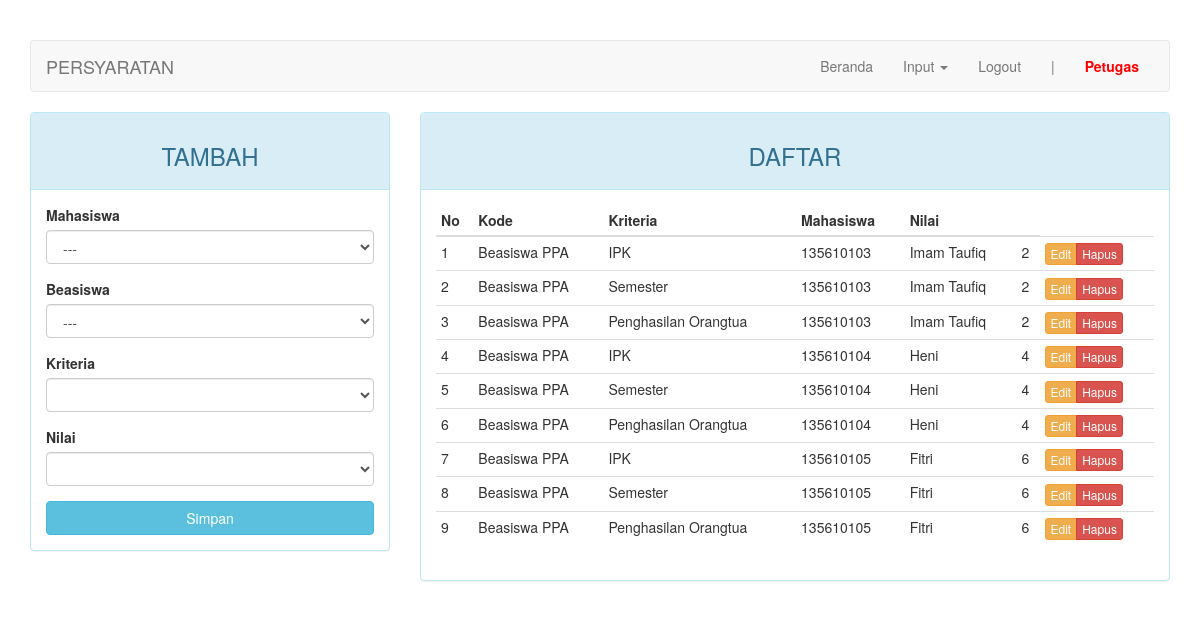
Before: /index.php?page=nilai (signed in) with the older database file.
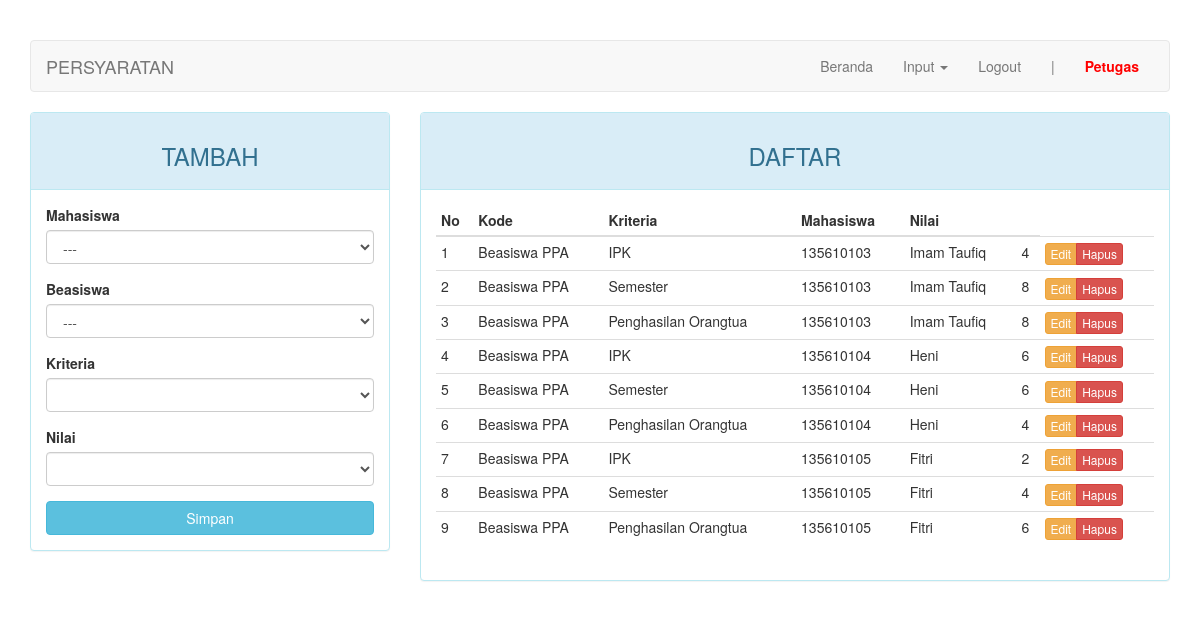
After: the same page with the newer database file.
### tables this page shows
CREATE TABLE `nilai` (
  `kd_nilai` int(11) NOT NULL,
  `kd_beasiswa` int(11) DEFAULT NULL,
  `kd_kriteria` int(11) NOT NULL,
  `nim` char(9) NOT NULL,
  `nilai` float DEFAULT NULL
);

CREATE TABLE `beasiswa` (
  `kd_beasiswa` int(11) NOT NULL,
  `nama` varchar(50) DEFAULT NULL
);

CREATE TABLE `kriteria` (
  `kd_kriteria` int(11) NOT NULL,
  `kd_beasiswa` int(11) NOT NULL,
  `nama` varchar(50) DEFAULT NULL,
  `sifat` enum('min','max') DEFAULT NULL
);

CREATE TABLE `mahasiswa` (
  `nim` char(9) NOT NULL,
  `nama` varchar(30) NOT NULL,
  `alamat` varchar(100) DEFAULT NULL,
  `jenis_kelamin` enum('Laki-laki','Perempuan') DEFAULT NULL,
  `tahun_mengajukan` char(4) NOT NULL
);

### page/nilai.php (the view, shortened to what this page needs)
<?php
$update = (isset($_GET['action']) AND $_GET['action'] == 'update') ? true : false;
?>
<div class="row">
	<div class="col-md-4">
	    <div class="panel panel-<?= ($update) ? "warning" : "info" ?>">
	        <div class="panel-heading"><h3 class="text-center"><?= ($update) ? "EDIT" : "TAMBAH" ?></h3></div>
	        <div class="panel-body">
	            <form action="<?=$_SERVER['REQUEST_URI']?>" method="POST">
									<div class="form-group">
										<label for="nim">Mahasiswa</label>
										<select class="form-control" name="nim">
											<option>---</option>
										</select>
									</div>
									<div class="form-group">
	                  <label for="kd_beasiswa">Beasiswa</label>
										<select class="form-control" name="kd_beasiswa" id="beasiswa">
											<option>---</option>
										</select>
									</div>
									<div class="form-group">
	                  <label for="kd_kriteria">Kriteria</label>
										<select class="form-control" name="kd_kriteria" id="kriteria"></select>
									</div>
	                <div class="form-group">
		                  <label for="nilai">Nilai</label>
											<select class="form-control" name="nilai" id="nilai"></select>
	                </div>
	                <button type="submit" class="btn btn-<?= ($update) ? "warning" : "info" ?> btn-block">Simpan</button>
	            </form>
	        </div>
	    </div>
	</div>
	<div class="col-md-8">
	    <div class="panel panel-info">
	        <div class="panel-heading"><h3 class="text-center">DAFTAR</h3></div>
	        <div class="panel-body">
	            <table class="table table-condensed">
	                <thead>
	                    <tr>
	                        <th>No</th>
	                        <th>Kode</th>
	                        <th>Kriteria</th>
	                        <th>Mahasiswa</th>
	                        <th>Nilai</th>
	                        <th></th>
	                    </tr>
	                </thead>
	                <tbody>
	                    <?php $no = 1; ?>
	                    <?php if ($query = $connection->query("SELECT a.kd_nilai, c.nama AS nama_beasiswa, b.nama AS nama_kriteria, d.nim, d.nama AS nama_mahasiswa, a.nilai FROM nilai a JOIN kriteria b ON a.kd_kriteria=b.kd_kriteria JOIN beasiswa c ON a.kd_beasiswa=c.kd_beasiswa JOIN mahasiswa d ON d.nim=a.nim")): ?>
	                        <?php while($row = $query->fetch_assoc()): ?>
	                        <tr>
	                            <td><?=$no++?></td>
	                            <td><?=$row['nama_beasiswa']?></td>
	                            <td><?=$row['nama_kriteria']?></td>
	                            <td><?=$row['nim']?></td>
	                            <td><?=$row['nama_mahasiswa']?></td>
	                            <td><?=$row['nilai']?></td>
	                            <td>
	                                <div class="btn-group">
	                                    <a href="?page=nilai&action=update&key=<?=$row['kd_nilai']?>" class="btn btn-warning btn-xs">Edit</a>
	                                    <a href="?page=nilai&action=delete&key=<?=$row['kd_nilai']?>" class="btn btn-danger btn-xs">Hapus</a>
	                                </div>
	                            </td>
	                        </tr>
	                        <?php endwhile ?>
	                    <?php endif ?>
	                </tbody>
	            </table>
	        </div>
	    </div>
	</div>
</div>

### index.php (shortened to what this page needs)
<?php
require_once "config.php";
?>
<!DOCTYPE html>
<html lang="en">
<head>
    <link rel="stylesheet" href="assets/css/bootstrap.min.css">
</head>
<body>
    <div class="container">
        <nav class="navbar navbar-default">
            <div class="container-fluid">
                <div class="navbar-header">
                    <a class="navbar-brand" href="#"><?php $str = (isset($_GET["page"])) ? (($_GET["page"] == "nilai") ? "persyaratan" : $_GET["page"]) : "home"; echo strtoupper($str)?></a>
                </div>
                <div class="collapse navbar-collapse" id="bs-example-navbar-collapse-1">
                    <ul class="nav navbar-nav navbar-right">
                        <li><a href="?page=home">Beranda <span class="sr-only">(current)</span></a></li>
                        <?php if ($_SESSION["as"] == "puket"): ?>
                          <li class="dropdown">
                            <a href="#" class="dropdown-toggle" style="font-weight: bold; color: green;" data-toggle="dropdown" role="button" aria-haspopup="true" aria-expanded="false">Perhitungan <span class="caret"></span></a>
                            <ul class="dropdown-menu">
                              <?php $query = $connection->query("SELECT * FROM beasiswa"); while ($row = $query->fetch_assoc()): ?>
                                <li><a href="?page=perhitungan&beasiswa=<?=$row["kd_beasiswa"]?>"><?=$row["nama"]?></a></li>
                              <?php endwhile; ?>
                            </ul>
                          </li>
                          <li class="dropdown">
                            <a href="#" class="dropdown-toggle" data-toggle="dropdown" role="button" aria-haspopup="true" aria-expanded="false">Input <span class="caret"></span></a>
                            <ul class="dropdown-menu">
                              <li><a href="?page=beasiswa">Data Beasiswa</a></li>
                              <li class="divider"></li>
                              <li><a href="?page=kriteria">Kriteria</a></li>
                              <li><a href="?page=model">Model</a></li>
                              <li><a href="?page=penilaian">Penilaian</a></li>
                            </ul>
                          </li>
                          <li class="dropdown">
                            <a href="#" class="dropdown-toggle" data-toggle="dropdown" role="button" aria-haspopup="true" aria-expanded="false">Laporan <span class="caret"></span></a>
                            <ul class="dropdown-menu">
                              <li><a href="?page=lap_perbeasiswa">Per Beasiswa</a></li>
                              <li><a href="?page=lap_permahasiswa">Per Mahasiswa</a></li>
                              <li><a href="?page=lap_seluruh">Seluruh Mahasiswa</a></li>
                              <li class="divider"></li>
                              <li><a href="?page=lap_pendaftaran">Pendaftaran</a></li>
                            </ul>
                          </li>
                        <?php elseif ($_SESSION["as"] == "petugas"): ?>
                          <li class="dropdown">
                            <a href="#" class="dropdown-toggle" data-toggle="dropdown" role="button" aria-haspopup="true" aria-expanded="false">Input <span class="caret"></span></a>
                          </li>
                        <?php elseif ($_SESSION["as"] == "mahasiswa"): ?>
                          <li><a href="?page=pengumuman">Pengumuman</a></li>
                        <?php endif; ?>
                        <li><a href="logout.php">Logout</a></li>
                        <li><a href="#">|</a></li>
                        <li><a href="#" style="font-weight: bold; color: red;"><?= ucfirst($_SESSION["username"]) ?></a></li>
                    </ul>
                </div>
            </div>
        </nav>
        <div class="row">
            <div class="col-md-12">
              <?php include page($_PAGE); ?>
            </div>
        </div>
    </div>
</body>
</html>

### index.php (style rules this page uses)
body { margin-top: 40px; }

Changed rows visible on the page:
changed nilai (number 1 of 9 on the later page): nilai "2" → "4"
changed nilai (number 2 of 9 on the later page): nilai "2" → "8"
changed nilai (number 3 of 9 on the later page): nilai "2" → "8"
changed nilai (number 4 of 9 on the later page): nilai "4" → "6"
changed nilai (number 5 of 9 on the later page): nilai "4" → "6"
changed nilai (number 7 of 9 on the later page): nilai "6" → "2"
changed nilai (number 8 of 9 on the later page): nilai "6" → "4"
